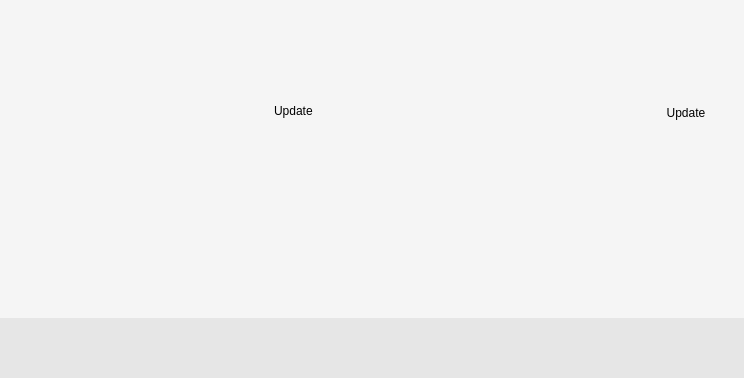
<?xml version="1.0" encoding="UTF-8"?>
<ui version="4.0">
 <class>aboutWidget</class>
 <widget class="QWidget" name="aboutWidget">
  <property name="geometry">
   <rect>
    <x>0</x>
    <y>0</y>
    <width>744</width>
    <height>360</height>
   </rect>
  </property>
  <property name="windowTitle">
   <string>Dialog</string>
  </property>
  <property name="styleSheet">
   <string notr="true"> QScrollBar:vertical {
     border: 1px solid #999999;
     background: white;
     width: 12px;
     margin: 5px 0 5px 2;
 }
 QScrollBar::handle:vertical {
     background: #777777;
     min-height: 12px;
 }
 QScrollBar::add-line:vertical {
     border: none;
     background: none;
     height: 0px;
     subcontrol-position: bottom;
     subcontrol-origin: margin;
 }

 QScrollBar::sub-line:vertical {
     border: none;
     background: none;
     height: 0px;
     subcontrol-position: top;
     subcontrol-origin: margin;
 }
 QScrollBar::up-arrow:vertical, QScrollBar::down-arrow:vertical {
     border: none;
     width: 0px;
     height: 0px;
     background: none;
 }

 QScrollBar::add-page:vertical, QScrollBar::sub-page:vertical {
     background: none;
 }</string>
  </property>
  <layout class="QVBoxLayout" name="verticalLayout">
   <property name="spacing">
    <number>0</number>
   </property>
   <property name="margin">
    <number>0</number>
   </property>
   <item>
    <widget class="QFrame" name="horizontalFrame">
     <property name="sizePolicy">
      <sizepolicy hsizetype="Minimum" vsizetype="MinimumExpanding">
       <horstretch>0</horstretch>
       <verstretch>0</verstretch>
      </sizepolicy>
     </property>
     <property name="styleSheet">
      <string notr="true">background-color: rgb(245, 245, 245);
color:rgb(0,0,0);</string>
     </property>
     <layout class="QGridLayout" name="gridLayout">
      <item row="2" column="2" rowspan="4">
       <widget class="QStackedWidget" name="stackedWidget">
        <property name="sizePolicy">
         <sizepolicy hsizetype="Preferred" vsizetype="MinimumExpanding">
          <horstretch>10</horstretch>
          <verstretch>10</verstretch>
         </sizepolicy>
        </property>
        <property name="lineWidth">
         <number>0</number>
        </property>
        <property name="currentIndex">
         <number>0</number>
        </property>
        <widget class="QWidget" name="blablaPage">
         <property name="sizePolicy">
          <sizepolicy hsizetype="Preferred" vsizetype="MinimumExpanding">
           <horstretch>0</horstretch>
           <verstretch>0</verstretch>
          </sizepolicy>
         </property>
         <layout class="QVBoxLayout" name="verticalLayout_2">
          <property name="margin">
           <number>0</number>
          </property>
          <item>
           <widget class="QWidget" name="update" native="true">
            <layout class="QHBoxLayout" name="updateLayout">
             <item>
              <widget class="QLabel" name="UpdateLabel">
               <property name="sizePolicy">
                <sizepolicy hsizetype="MinimumExpanding" vsizetype="Minimum">
                 <horstretch>0</horstretch>
                 <verstretch>0</verstretch>
                </sizepolicy>
               </property>
               <property name="styleSheet">
                <string notr="true">margin-bottom: 8px;margin-top: 4px;</string>
               </property>
               <property name="text">
                <string>Update</string>
               </property>
              </widget>
             </item>
             <item>
              <widget class="QPushButton" name="checkUpdates">
               <property name="sizePolicy">
                <sizepolicy hsizetype="Minimum" vsizetype="Minimum">
                 <horstretch>0</horstretch>
                 <verstretch>0</verstretch>
                </sizepolicy>
               </property>
               <property name="text">
                <string>Update</string>
               </property>
               <property name="flat">
                <bool>true</bool>
               </property>
              </widget>
             </item>
            </layout>
           </widget>
          </item>
          <item>
           <widget class="QLabel" name="MainBlabla">
            <property name="sizePolicy">
             <sizepolicy hsizetype="MinimumExpanding" vsizetype="MinimumExpanding">
              <horstretch>0</horstretch>
              <verstretch>0</verstretch>
             </sizepolicy>
            </property>
            <property name="styleSheet">
             <string notr="true">padding-right: 20px;</string>
            </property>
            <property name="alignment">
             <set>Qt::AlignLeading|Qt::AlignLeft|Qt::AlignTop</set>
            </property>
            <property name="wordWrap">
             <bool>true</bool>
            </property>
            <property name="openExternalLinks">
             <bool>true</bool>
            </property>
           </widget>
          </item>
         </layout>
        </widget>
        <widget class="QTextEdit" name="licensePage">
         <property name="font">
          <font>
           <family>Courier</family>
           <pointsize>9</pointsize>
          </font>
         </property>
         <property name="frameShadow">
          <enum>QFrame::Plain</enum>
         </property>
         <property name="textInteractionFlags">
          <set>Qt::TextSelectableByKeyboard|Qt::TextSelectableByMouse</set>
         </property>
        </widget>
        <widget class="QTextEdit" name="authorsPage">
         <property name="frameShadow">
          <enum>QFrame::Plain</enum>
         </property>
         <property name="textInteractionFlags">
          <set>Qt::NoTextInteraction</set>
         </property>
        </widget>
        <widget class="QTextEdit" name="creditPage">
         <property name="frameShadow">
          <enum>QFrame::Plain</enum>
         </property>
         <property name="textInteractionFlags">
          <set>Qt::LinksAccessibleByKeyboard|Qt::LinksAccessibleByMouse</set>
         </property>
        </widget>
       </widget>
      </item>
      <item row="0" column="0" rowspan="6">
       <widget class="QLabel" name="VLCcone">
        <property name="sizePolicy">
         <sizepolicy hsizetype="Minimum" vsizetype="Minimum">
          <horstretch>0</horstretch>
          <verstretch>0</verstretch>
         </sizepolicy>
        </property>
        <property name="minimumSize">
         <size>
          <width>247</width>
          <height>300</height>
         </size>
        </property>
        <property name="autoFillBackground">
         <bool>false</bool>
        </property>
        <property name="lineWidth">
         <number>0</number>
        </property>
        <property name="text">
         <string/>
        </property>
        <property name="textFormat">
         <enum>Qt::PlainText</enum>
        </property>
        <property name="pixmap">
         <pixmap>:/logo/vlc256.png</pixmap>
        </property>
        <property name="scaledContents">
         <bool>false</bool>
        </property>
        <property name="margin">
         <number>20</number>
        </property>
       </widget>
      </item>
      <item row="0" column="2">
       <widget class="QLabel" name="title">
        <property name="sizePolicy">
         <sizepolicy hsizetype="MinimumExpanding" vsizetype="Preferred">
          <horstretch>0</horstretch>
          <verstretch>0</verstretch>
         </sizepolicy>
        </property>
        <property name="minimumSize">
         <size>
          <width>0</width>
          <height>50</height>
         </size>
        </property>
        <property name="baseSize">
         <size>
          <width>0</width>
          <height>0</height>
         </size>
        </property>
        <property name="alignment">
         <set>Qt::AlignBottom|Qt::AlignLeading|Qt::AlignLeft</set>
        </property>
       </widget>
      </item>
      <item row="1" column="2">
       <widget class="QLabel" name="version">
        <property name="sizePolicy">
         <sizepolicy hsizetype="Minimum" vsizetype="Maximum">
          <horstretch>0</horstretch>
          <verstretch>0</verstretch>
         </sizepolicy>
        </property>
        <property name="cursor">
         <cursorShape>PointingHandCursor</cursorShape>
        </property>
        <property name="styleSheet">
         <string notr="true">font: 75 12pt &quot;Sans Serif&quot;;
margin-bottom: 6px;</string>
        </property>
        <property name="text">
         <string/>
        </property>
       </widget>
      </item>
     </layout>
    </widget>
   </item>
   <item>
    <widget class="QFrame" name="footer">
     <property name="sizePolicy">
      <sizepolicy hsizetype="Preferred" vsizetype="Minimum">
       <horstretch>0</horstretch>
       <verstretch>0</verstretch>
      </sizepolicy>
     </property>
     <property name="minimumSize">
      <size>
       <width>0</width>
       <height>60</height>
      </size>
     </property>
     <property name="styleSheet">
      <string notr="true">background-color: rgb(230, 230, 230);color:rgb(0,0,0);</string>
     </property>
     <layout class="QHBoxLayout" name="horizontalLayout_2">
      <property name="margin">
       <number>0</number>
      </property>
      <item>
       <widget class="QLabel" name="authorsButton">
        <property name="cursor">
         <cursorShape>PointingHandCursor</cursorShape>
        </property>
        <property name="styleSheet">
         <string notr="true">padding: 10px</string>
        </property>
        <property name="alignment">
         <set>Qt::AlignCenter</set>
        </property>
       </widget>
      </item>
      <item>
       <widget class="QLabel" name="licenseButton">
        <property name="cursor">
         <cursorShape>PointingHandCursor</cursorShape>
        </property>
        <property name="styleSheet">
         <string notr="true">padding: 10px</string>
        </property>
        <property name="alignment">
         <set>Qt::AlignCenter</set>
        </property>
       </widget>
      </item>
      <item>
       <widget class="QLabel" name="creditsButton">
        <property name="cursor">
         <cursorShape>PointingHandCursor</cursorShape>
        </property>
        <property name="styleSheet">
         <string notr="true">padding: 10px;</string>
        </property>
        <property name="alignment">
         <set>Qt::AlignCenter</set>
        </property>
       </widget>
      </item>
     </layout>
    </widget>
   </item>
  </layout>
 </widget>
 <resources/>
 <connections/>
</ui>
